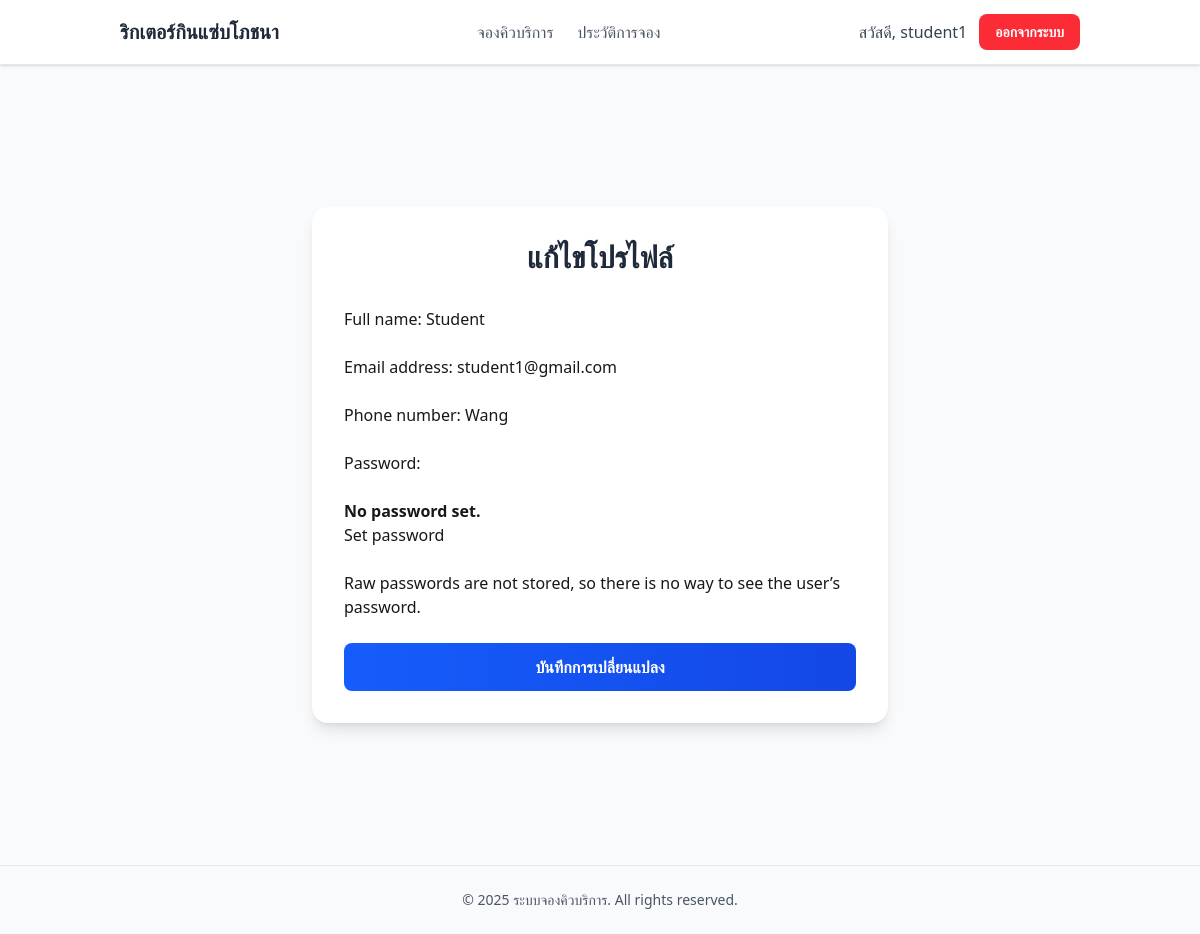
Page /accounts/profile/ (signed in) on the committed database.
### accounts/models.py (models this page shows, shortened)
class CustomUser(AbstractUser):
    ROLE_CHOICES = (
        ('customer', 'Customer'),
        ('admin', 'Admin'),
    )
    first_name = None
    last_name = None
    full_name = models.CharField(max_length=255)
    phone_number = models.CharField(max_length=20, blank=True, null=True)
    role = models.CharField(max_length=10, choices=ROLE_CHOICES, default='customer')

### accounts/views.py (the view)
# urls.py: path('profile/', ProfileUpdateView.as_view(), name='profile'),
class ProfileUpdateView(LoginRequiredMixin, UpdateView):
    model = CustomUser
    form_class = CustomUserChangeForm
    template_name = 'registration/profile_form.html'
    success_url = reverse_lazy('profile')
    def get_object(self):
        return self.request.user

### accounts/forms.py
class CustomUserChangeForm(UserChangeForm):
    class Meta(UserChangeForm.Meta):
        model = CustomUser
        fields = ('full_name', 'email', 'phone_number')

### templates/registration/profile_form.html (shortened to what this page needs)
{% extends 'base.html' %}
{% block content %}
<div class="min-h-screen flex items-center justify-center px-4 py-12 bg-gray-50">
    <div class="max-w-xl w-full bg-white p-8 rounded-2xl shadow-lg">
        <h2 class="text-3xl font-bold text-center text-gray-800 mb-8">แก้ไขโปรไฟล์</h2>
        <form method="post" class="space-y-6">
            {{ form.as_p }}
            <button
                type="submit"
                class="w-full bg-gradient-to-r from-blue-600 to-blue-700 text-white font-semibold py-3 px-4 rounded-lg hover:from-blue-700 hover:to-blue-800 focus:outline-none focus:ring-2 focus:ring-blue-500"
            >
                บันทึกการเปลี่ยนแปลง
            </button>
        </form>
    </div>
</div>
{% endblock %}

### templates/base.html (shortened to what this page needs)
{% load static tailwind_tags %}
<!DOCTYPE html>
<html lang="th">
  <head>
    {% tailwind_css %}
  </head>
  <body class="bg-white min-h-screen">
    <nav class="bg-white shadow-sm border-b border-gray-200 sticky top-0 z-50">
      <div class="container mx-auto px-4 sm:px-6 lg:px-8">
        <div class="flex justify-between items-center h-16">
          <div class="flex items-center">
            <a href="/" class="text-xl font-bold text-gray-800 hover:text-indigo-600 transition duration-200">
              ริกเตอร์กินแซ่บโภชนา
            </a>
          </div>
          <div class="hidden md:flex items-center space-x-6">
            {% if user.is_authenticated %}
            <a href="{% url 'booking_create' %}" class="text-gray-600 hover:text-indigo-600 font-medium transition duration-200">
              จองคิวบริการ
            </a>
            <a href="{% url 'booking_history' %}" class="text-gray-600 hover:text-indigo-600 font-medium transition duration-200">
              ประวัติการจอง
            </a>
            {% endif %}
          </div>
          <div class="flex items-center space-x-3">
            {% if user.is_authenticated %}
            <span class="text-gray-700 hidden sm:inline font-medium">
              สวัสดี, {{ user.username }}
            </span>
            <form action="{% url 'logout' %}" method="post">
              <button type="submit" class="px-4 py-2 bg-red-500 text-white text-sm font-semibold rounded-lg hover:bg-red-600 transition duration-200">
                ออกจากระบบ
              </button>
            </form>
            {% endif %}
          </div>
        </div>
      </div>
    </nav>
    <main>
      {% block content %}
      {% endblock %}
    </main>
    <footer class="bg-gray-50 border-t border-gray-200 mt-auto">
      <div class="container mx-auto px-4 sm:px-6 lg:px-8 py-6">
        <p class="text-center text-gray-600 text-sm">
          © 2025 ระบบจองคิวบริการ. All rights reserved.
        </p>
      </div>
    </footer>
  </body>
</html>

### rows in the picture
CustomUser: username "student1", full_name "Student", email "student1@gmail.com", phone_number "Wang"
